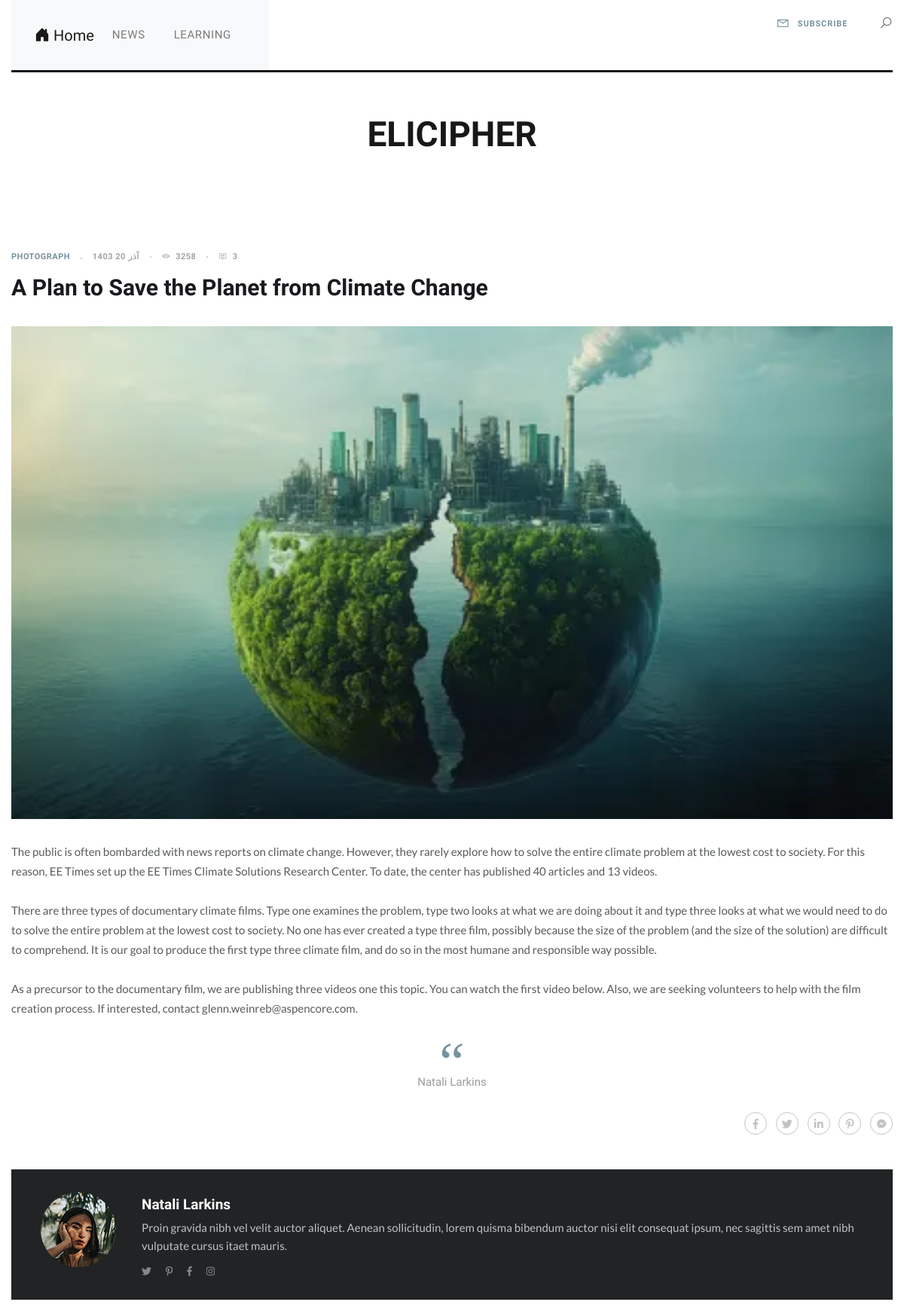
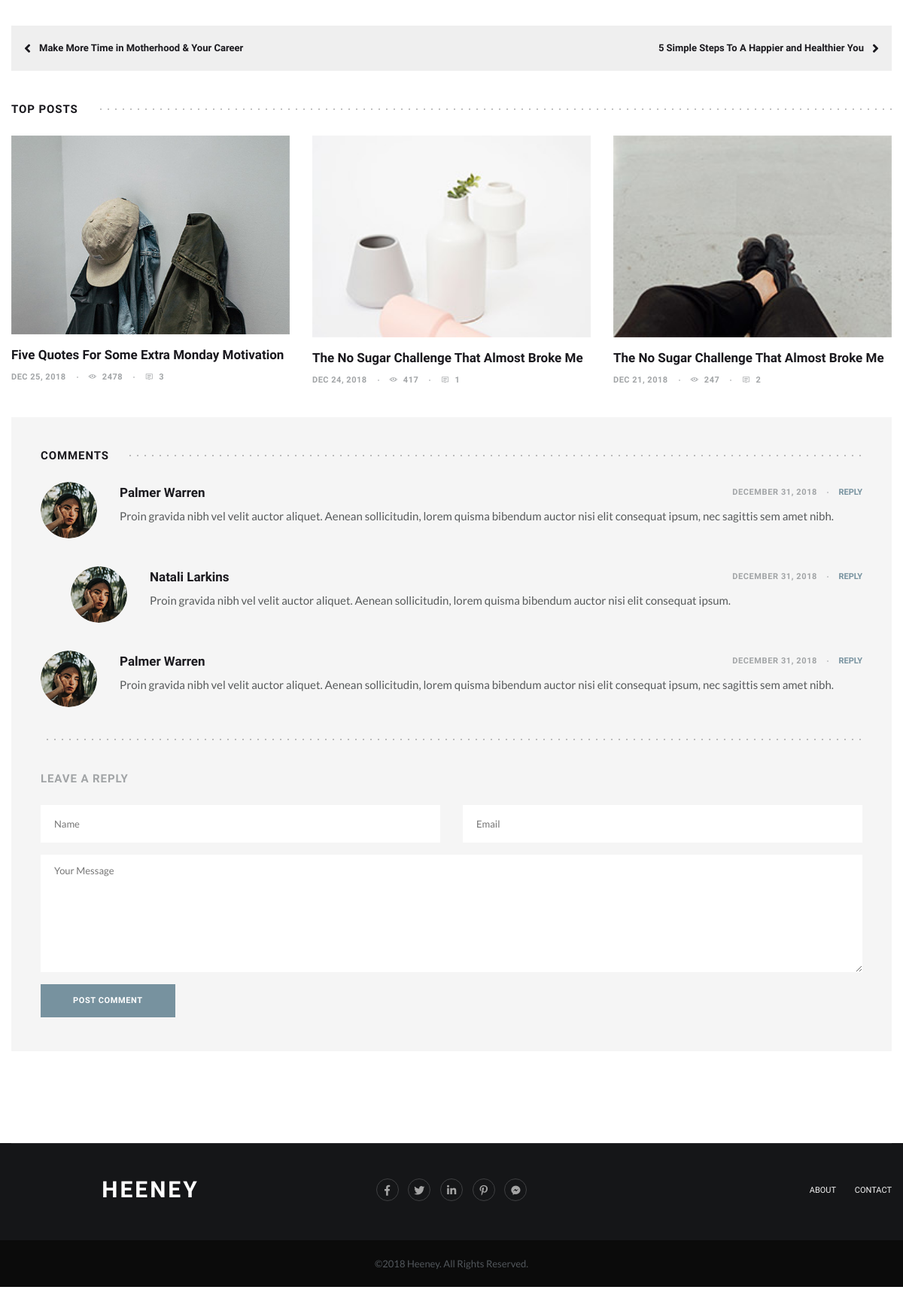
Page /article/a-plan-to-save-the-planet-from-climate-change/ on the committed database (2 pictures, top to bottom).
### home/models.py (models this page shows, shortened)
class Category(models.Model):
    Parent = models.ForeignKey('self' , default= None , null=True , blank= True , on_delete= models.SET_NULL , related_name="childeren" , verbose_name= "زیر دسته ")
    title = models.CharField(max_length=100 , verbose_name="عنوان دسته بندی")
    sluge = models.SlugField(max_length=100,unique=True , verbose_name= "آدرس دسته بندی")
    status = models.BooleanField(max_length=1  , verbose_name= "آيا نمایش داده شود؟")
    position = models.IntegerField(verbose_name= "پوزیشن")
    class Meta():
        verbose_name = "دسته بندی"
        verbose_name_plural = "دسته بندی ها"
        ordering = ['Parent__id','position']
    objects = CategoryManger()

class Article(models.Model):
    STATUS_CHOICES =(
        ('d' , 'پیش نویس'),
        ('p' , 'منتشر شده'),
    )
    title = models.CharField(max_length=100 , verbose_name="عنوان مقاله")
    sluge = models.SlugField(max_length=100,unique=True , verbose_name= "آدرس")
    description = models.TextField(verbose_name="محتوای مقاله")
    image = models.ImageField(upload_to="images", verbose_name= "تصویر مقاله")
    publish = models.DateTimeField(default=timezone.now , verbose_name= "زمان انتشار")
    created = models.DateField(auto_now_add=True)
    updated = models.DateField(auto_now=True)
    status = models.CharField(max_length=1 , choices=STATUS_CHOICES , verbose_name= "وضعیت")
    Category = models.ManyToManyField(Category , verbose_name= "دسته بندی", related_name= "Articles")
    class Meta():
        verbose_name = "مقاله"
        verbose_name_plural = "مقالات"
    def jpublish(self):
        return time_Converter(self.publish)
    objects = ArticleManger()

### home/views.py (the view)
# urls.py: path("article/<slug:slug>/",detail , name="detail"),
def detail(request , slug):
    context = {
      "Article" : get_object_or_404(Article.objects.Published() , sluge = slug),
    }
    return render(request , 'detail.html',context)

### extentions/jalali.py (called while the page is built)
    def persian_tuple(self):
        return self.persian_year, self.persian_month, self.persian_day

### extentions/utils.py (called while the page is built)
def time_Converter(time):
    mahhaye_shamsi = ['فروردین', 'اردیبهشت', 'خرداد', 'تیر', 'مرداد', 'شهریور', 'مهر', 'آبان', 'آذر', 'دی', 'بهمن', 'اسفند']
    time_to_str = "{},{},{}".format(time.year , time.month , time.day)
    time_to_tuple = jalali.Gregorian(time_to_str).persian_tuple()
    time_to_list = list(time_to_tuple)
    for index , mounth in enumerate(mahhaye_shamsi):
        if time_to_list[1] == index+1 :
            time_to_list[1] = mounth
            break
    output = "{} {} {}".format(
        time_to_list[0],
        time_to_list[1],
        time_to_list[2],
        time.hour,
        time.minute,
    )
    return output

### home/models.py (called while the page is built)
    def Published(self):
        return self.filter(status = 'p')

### home/templatetags/base_tags.py (called while the page is built)
@register.inclusion_tag("partials/category_navbar.html")
def Category_Navbar():
    return {"Category" : Category.objects.all()}

### home/templates/detail.html (shortened to what this page needs)
{% extends 'Base.html' %}
{% block details %}
		<section class="main-content p-80">
			<div class="container">
				<div class="row">
					<div class="col-lg-8 mr-50">
						<div class="single-page-content">
							<div class="standard-post">
								<div class="blog-item">
									<div class="blog-info">
										<ul class="meta">
											<li><a href="#" title="" class="post-category">Photograph</a></li>
											<li>{{Article.jpublish}}</li>
											<li><i class="la la-eye"></i>3258</li>
											<li><a href="#" title=""><i class="la la-comment-o"></i>3</a></li>
										</ul>
										<h3 class="post-title">{{Article.title}}</h3>
									</div>
									<div class="blog-img">
										<img src="{{Article.image.url}}" alt="">
									</div>
									<p>{{ Article.description | linebreaks }}</p>
									<blockquote>
										<span>Natali Larkins</span>
									</blockquote>
									<div class="post-catgs-links">
										<ul class="social-links">
											<li><a href="#" title=""><i class="fab fa-facebook-f"></i></a></li>
											<li><a href="#" title=""><i class="fab fa-twitter"></i></a></li>
											<li><a href="#" title=""><i class="fab fa-linkedin-in"></i></a></li>
											<li><a href="#" title=""><i class="fab fa-pinterest-p"></i></a></li>
											<li><a href="#" title=""><i class="fab fa-facebook-messenger"></i></a></li>
										</ul>
									</div>
									<div class="post-author-info">
										<div class="author-img">
											<img src="static/blog/images/resources/auth-img.png" alt="">
										</div>
										<div class="author-info">
											<h3><a href="#" title="">Natali Larkins</a></h3>
											<p>Proin gravida nibh vel velit auctor aliquet. Aenean sollicitudin, lorem quisma bibendum auctor nisi elit consequat ipsum, nec sagittis sem amet nibh vulputate cursus itaet mauris. </p>
											<ul class="social-links">
												<li><a href="#" title=""><i class="fab fa-twitter"></i></a></li>
												<li><a href="#" title=""><i class="fab fa-pinterest-p"></i></a></li>
												<li><a href="#" title=""><i class="fab fa-facebook-f"></i></a></li>
												<li><a href="#" title=""><i class="fab fa-instagram"></i></a></li>
											</ul>
										</div>
									</div>
									<div class="post-control">
										<ul>
											<li class="prev-p">
												<a href="#" title=""> <i class="fa fa-angle-left"></i>Make More Time in Motherhood & Your Career</a>
											</li>
											<li class="next-p">
												<a href="#" title=""><i class="fa fa-angle-right"></i>5 Simple Steps To A Happier and Healthier You</a>
											</li>
										</ul>
									</div>
								</div>
							</div>
							<div class="blog-section tp-pst">
								<div class="sec-title">
									<h3>Top Posts </h3>
								</div>
								<div class="blog-items">
									<div class="row">
										<div class="col-lg-4 col-md-4 col-sm-6 col-12">
											<div class="blog-item">
												<div class="blog-img">
													<img src="static/blog/images/resources/item9.jpg" alt="">
												</div>
												<div class="blog-info">
													<h3 class="post-title"><a href="standard-post.html" title="">Five Quotes For Some Extra Monday Motivation</a></h3>
													<ul class="meta">
														<li>Dec 25, 2018 </li>
														<li><i class="la la-eye"></i>2478</li>
														<li><a href="#" title=""><i class="la la-comment-o"></i>3</a></li>
													</ul>
												</div>
											</div>
										</div>
										<div class="col-lg-4 col-md-4 col-sm-6 col-12">
											<div class="blog-item">
												<div class="blog-img">
													<img src="static/blog/images/resources/item10.jpg" alt="">
												</div>
												<div class="blog-info">
													<h3 class="post-title"><a href="standard-post.html" title="">The No Sugar Challenge That Almost Broke Me</a></h3>
													<ul class="meta">
														<li>Dec 24, 2018 </li>
														<li><i class="la la-eye"></i>417</li>
														<li><a href="#" title=""><i class="la la-comment-o"></i>1</a></li>
													</ul>
												</div>
											</div>
										</div>
										<div class="col-lg-4 col-md-4 col-sm-6 col-12">
											<div class="blog-item">
												<div class="blog-img">
													<img src="static/blog/images/resources/item11.jpg" alt="">
												</div>
												<div class="blog-info">
													<h3 class="post-title"><a href="standard-post.html" title="">The No Sugar Challenge That Almost Broke Me</a></h3>
													<ul class="meta">
														<li>Dec 21, 2018 </li>
														<li><i class="la la-eye"></i>247</li>
														<li><a href="#" title=""><i class="la la-comment-o"></i>2</a></li>
													</ul>
												</div>
											</div>
										</div>
									</div>
								</div>
							</div>
							<div class="comment-section">
								<div class="comment-list-sec">
									<div class="sec-title">
										<h3>Comments </h3>
									</div>
									<ul class="comment-list">
										<li>
											<div class="comment">
												<div class="cm-img">
													<img src="static/blog/images/resources/auth-img.png" alt="">
												</div>
												<div class="cm-info">
													<div class="cm-hed">
														<h3>Palmer Warren</h3>
														<span>December 31, 2018</span>
													</div>
													<p>Proin gravida nibh vel velit auctor aliquet. Aenean sollicitudin, lorem quisma bibendum auctor nisi elit consequat ipsum, nec sagittis sem amet nibh. </p>
													<a href="#" title="" class="reply">Reply</a>
												</div>
											</div>
											<ul>
												<li>
													<div class="comment">
														<div class="cm-img">
															<img src="static/blog/images/resources/auth-img.png" alt="">
														</div>
														<div class="cm-info">
															<div class="cm-hed">
																<h3>Natali Larkins</h3>
																<span>December 31, 2018</span>
															</div>
															<p>Proin gravida nibh vel velit auctor aliquet. Aenean sollicitudin, lorem quisma bibendum auctor nisi elit consequat ipsum.  </p>
															<a href="#" title="" class="reply">Reply</a>
														</div>
													</div>
												</li>
											</ul>
										</li>
										<li>
											<div class="comment">
												<div class="cm-img">
													<img src="static/blog/images/resources/auth-img.png" alt="">
												</div>
												<div class="cm-info">
													<div class="cm-hed">
														<h3>Palmer Warren</h3>
														<span>December 31, 2018</span>
													</div>
													<p>Proin gravida nibh vel velit auctor aliquet. Aenean sollicitudin, lorem quisma bibendum auctor nisi elit consequat ipsum, nec sagittis sem amet nibh. </p>
													<a href="#" title="" class="reply">Reply</a>
												</div>
											</div>
										</li>
									</ul>
								</div>
								<div class="comment-form">
									<div class="sec-title">
										<h3>Leave A Reply</h3>
									</div>
									<div class="cont-form-sec">
										<form>
											<div class="row">
												<div class="col-lg-6">
													<div class="form-field">
														<input type="text" name="name" placeholder="Name" required="">
													</div>
												</div>
												<div class="col-lg-6">
													<div class="form-field">
														<input type="email" name="email" placeholder="Email" required="">
													</div>
												</div>
												<div class="col-lg-12">
													<div class="form-field">
														<textarea name="message" placeholder="Your Message"></textarea>
													</div>
												</div>
												<div class="col-lg-12">
													<input type="submit" name="submit" value="Post Comment">
												</div>
											</div>
										</form>
									</div>
								</div>
							</div>
						</div>
					</div>
				</div>
			</div>
		</section>
{% endblock %}

### home/templates/partials/category_navbar.html (shortened to what this page needs)
<nav class="navbar navbar-expand-lg navbar-light bg-light">
    <div class="container-fluid">
      <a class="navbar-brand" href="#">
        <i class="bi bi-house-door-fill"></i> Home
      </a>
      <div class="collapse navbar-collapse" id="navbarCategoryMenu">
        <ul class="navbar-nav">
          {% for category in Category %}
            {% if category.Parent == None %}
            <li class="nav-item dropdown">
              <a class="nav-link dropdown-toggle" href=""
                 role="button" data-bs-toggle="dropdown" aria-expanded="false">
                {{ category.title }}
              </a>
            </li>
            {% endif %}
          {% endfor %}
        </ul>
      </div>
    </div>
  </nav>

### home/static/blog/css/responsive.css (style rules this page uses)
@media (max-width: 1200px) { .container { max-width: 100%;padding: 0 15px; } }
@media (max-width: 1200px) { .blog-items.main .row .col-lg-8, .main-content > .container > .row > .col-lg-8 { max-width: 100%;margin: 0;padding: 0 8px; } }
@media (max-width: 1200px) { .blog-items.main .row, .main-content > .container > .row { margin: 0 -8px; } }
@media (max-width: 1200px) { .mr-50 { margin: 0 !important; } }

### home/static/blog/css/color.css (style rules this page uses)
.subscribe-btn, .subscribe-btn:hover, .blog-info .post-category, .sub-menu li a:hover { color: #77929f; }
.social-links li a:before, .social-links li a:after, .page-item.active .page-link, .page-item .page-link:hover, .cont-form-sec form input[type="submit"], .sub-menu li a:before, .blobs .blob-center, .blob { background-color: #77929f; }

### home/templates/Base.html (style rules this page uses)
.dropdown-toggle::after { display: none !important; }

### rows in the picture
Category: title "NEWS"
Category: title "LEARNING"
Article: jpublish "1403 آذر 20", title "A Plan to Save the Planet from Climate Change", image (picture), description "The public is often bombarded with news reports on climate change. However, they rarely explore how to solve the entire climate problem at the lowest cost to society. For this reason, EE Times set up the EE Times Climate Solutions Research Center. To date, the center has published 40 articles and 13 videos. There are three types of documentary climate films. Type one examines the problem, type two looks at what we are doing about it and type three looks at what we would need to do to solve the entire problem at the lowest cost to society. No one has ever created a type three film, possibly because the size of the problem (and the size of the solution) are difficult to comprehend. It is our…"
